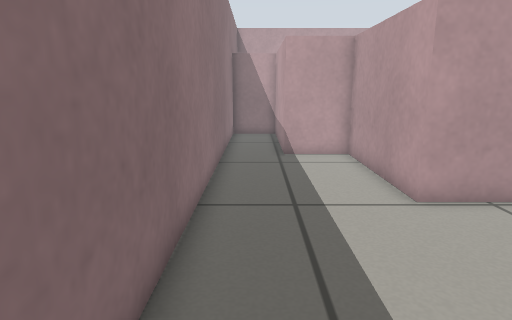
View 1 (above)

17 first-person views from a walk through a Gazebo world. The camera is 0.57 m above the floor, tilts 12° down and sees 75° across. The floor is counted in squares, 0.2 m on a side. Each view is taken from the middle of a square. On the plan, view 1 faces up. The plan holds only what a view shows up to about 20 squares ahead; the rest is blank.

View 2
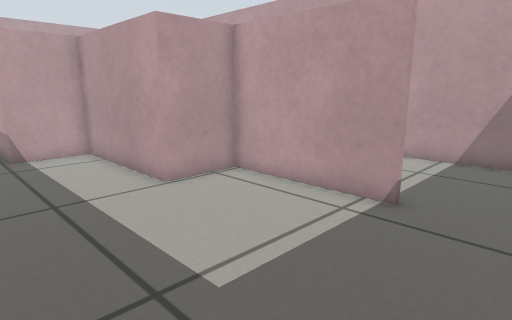

View 3
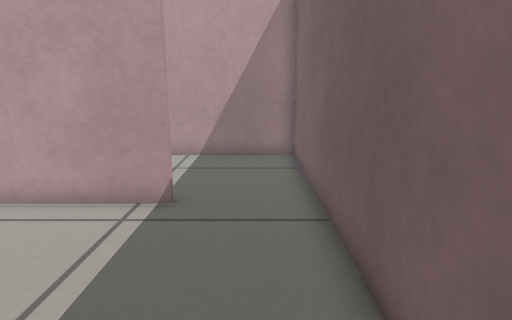

View 4
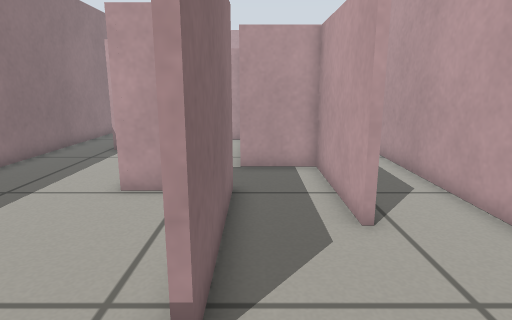

View 5
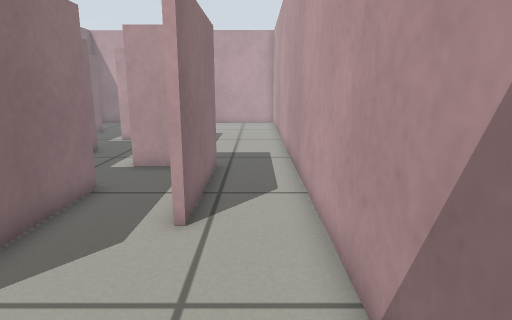

View 6
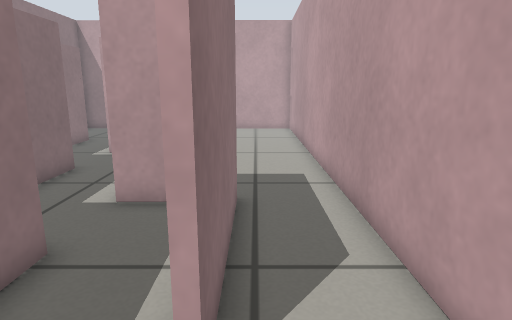

View 7
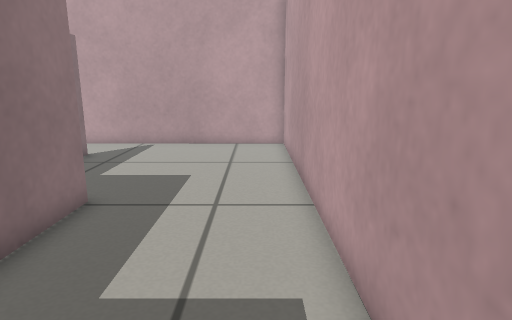

View 8
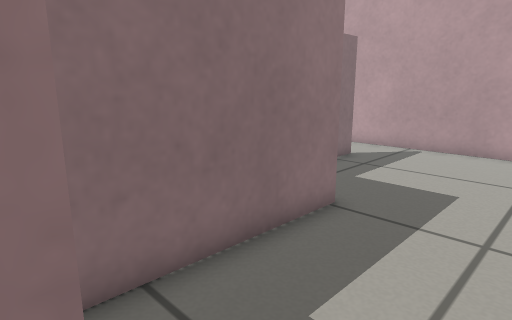

View 9
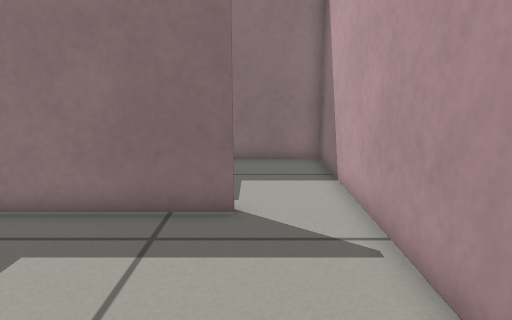

View 10
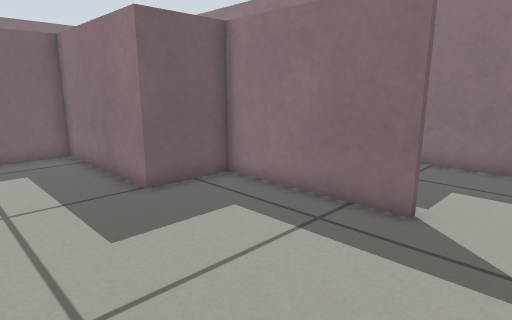

View 11
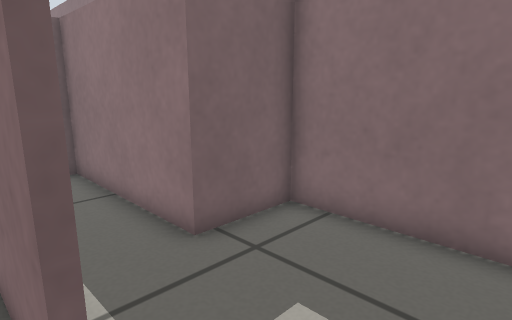

View 12
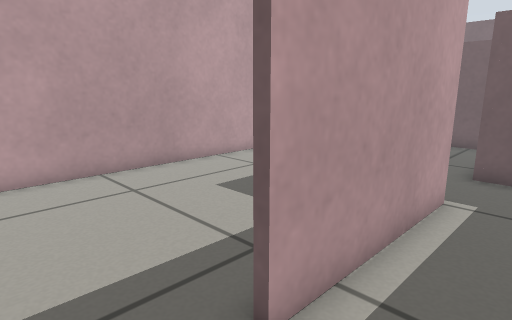

View 13
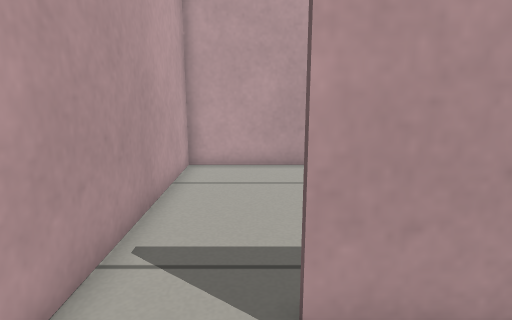

View 14
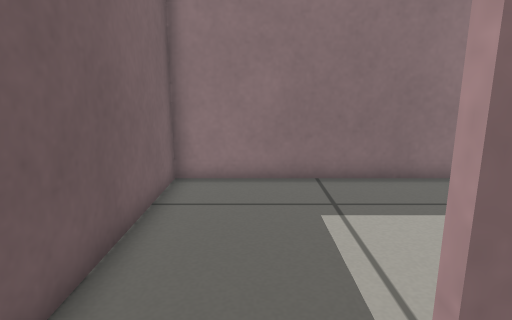

View 15
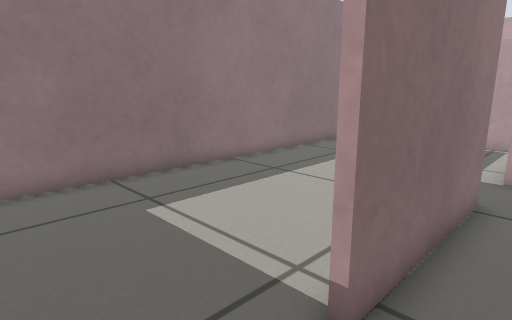

View 16
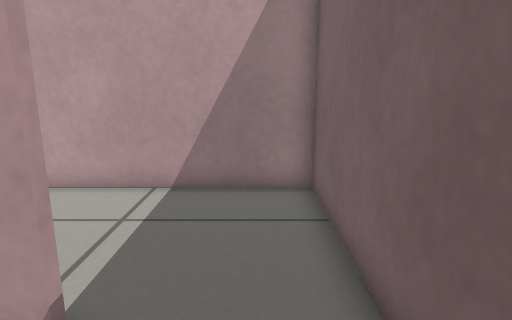

View 17
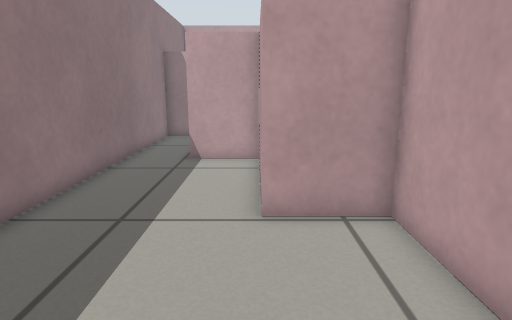

### Floor plan
Points are (right, up) in squares from view 1. A wall is a line through its corners. A room is listed if a view was taken in it or the views show most of it. See-through windows are left out.
Room 1 (views 1, 2, 3, 16, 17)
walls: (7.1, 2.1) (7.1, 8.2) (4.1, 8.2) (4.1, 14.6) (1.3, 14.6) (1.3, 20.5); (-0.1, 21.5) (-1.5, 21.5) (-1.5, -1.6) (6.4, -1.6)
ways out: opening at (7, 0.5) to room 2
Room 2 (views 4, 5, 6, 7, 8, 9, 10, 11, 12, 13, 14, 15)
walls: (7.1, 17.9) (4.3, 17.9) (4.3, 24.5); (10.5, 11.5) (10.5, 5.6); (3.4, 14.9) (4.4, 14.9) (4.4, 12.6); (7.3, 8.5) (7.3, 2.1); (5.6, 8.4) (6.9, 8.4); (4.6, 24.5) (4.6, 18.2) (7.7, 18.2) (7.7, 11.4) (10.1, 11.4); (10.3, 5.6) (10.3, 11.1) (7.4, 11.1); (6.4, -1.6) (13.4, -1.6) (13.5, 27.6) (-1.5, 27.6) (-1.5, 21.8) (1.5, 21.8) (1.5, 14.9)
ways out: opening at (7, 0.5) to room 1

Positions as (right, up) in squares from view 1, and headings:
1: (0, 0), facing up
2: (-1, -1), facing up-right
3: (-1, 0), facing right
4: (8, -1), facing up
5: (12, -1), facing up
6: (11, 3), facing up
7: (12, 10), facing up
8: (12, 11), facing up-left
9: (12, 25), facing left
10: (12, 27), facing down-left
11: (5, 27), facing down-left
12: (2, 27), facing down-right
13: (1, 25), facing right
14: (9, 1), facing left
15: (9, -1), facing up-left
16: (4, 0), facing right
17: (4, 1), facing up
